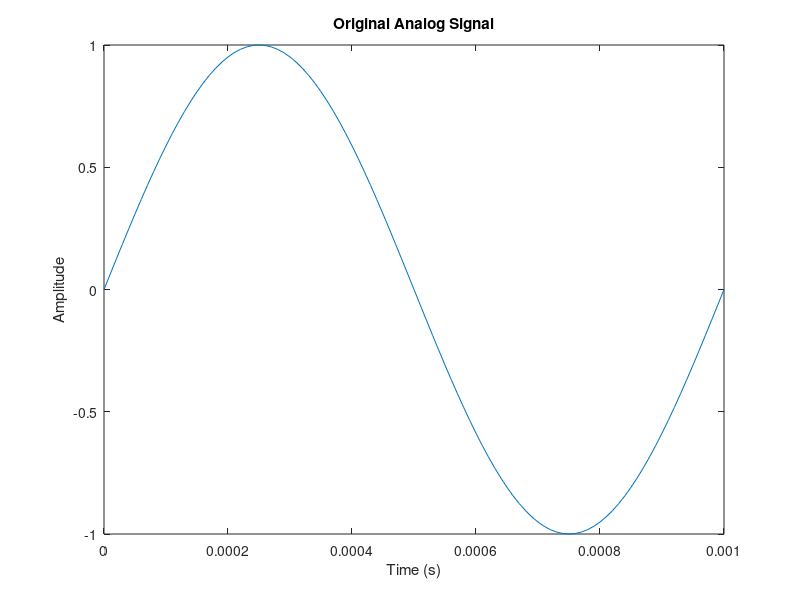
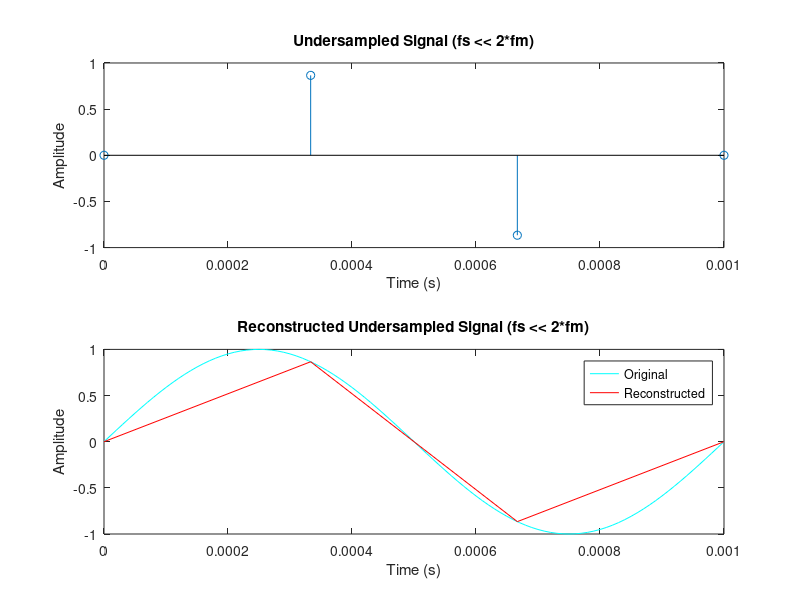
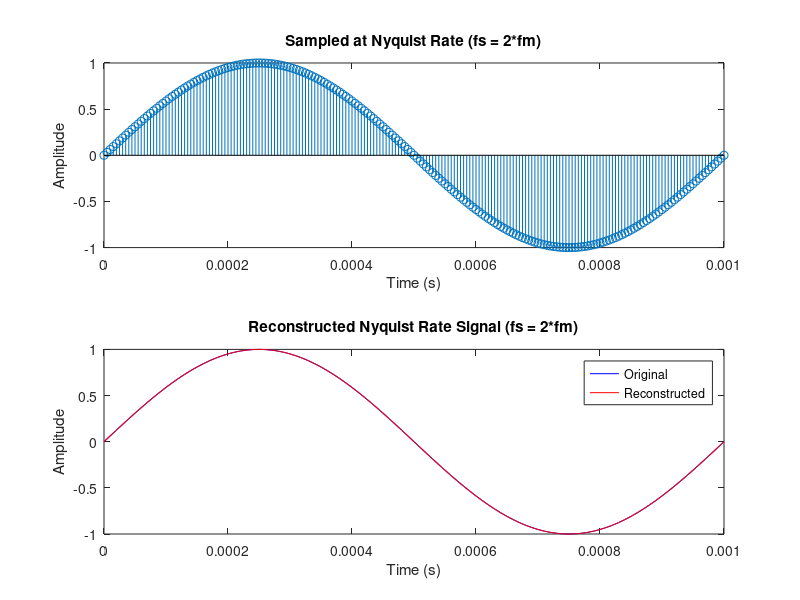
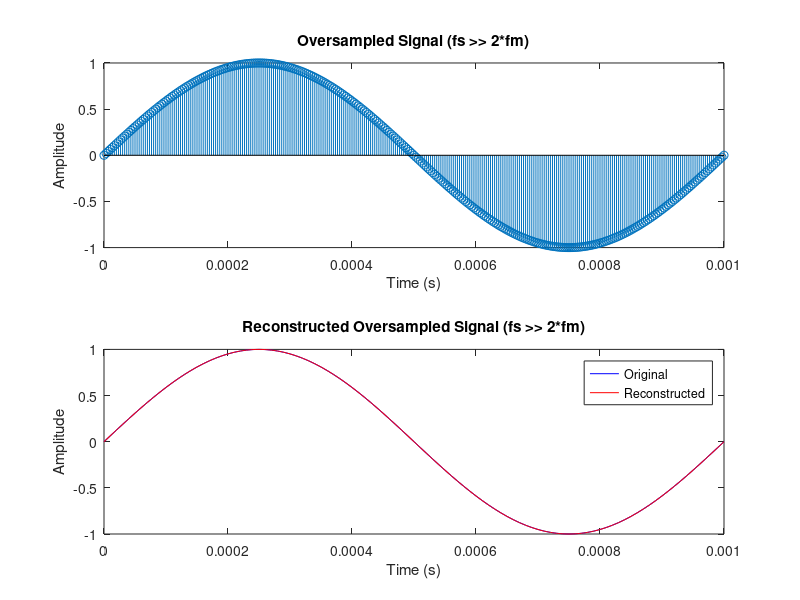

Source code (MATLAB) for these figures, in order:
clc;
clear all;
close all;

% Generate 10 Hz sinusoidal signal of 0.1s duration sampled at 1000 Hz
fm = 1000;  % Frequency of the sinusoidal signal
t = 0:1/(fm*100):1/fm;  % Time vector with 1000 Hz sampling frequency
x = sin(2*pi*fm*t);

% Plot the original analog signal
figure;
subplot(1,1,1);
plot(t,x);
xlabel('Time (s)');
ylabel('Amplitude');
title('Original Analog Signal');

% Analog signal sampled at fs << 2*fm (Undersampling)
fs = 30;  % Sampling Frequency
n = 0:1/(fs*100):1/fm;  % Sample points
xn = sin(2*pi*fm*n);
figure;
subplot(2,1,1);
stem(n,xn);
xlabel('Time (s)');
ylabel('Amplitude');
title('Undersampled Signal (fs << 2*fm)');

% Reconstruct the undersampled signal

subplot(2,1,2);
plot(t,x, 'cyan');  % Plot original signal for comparison
hold on;
plot(n,xn, 'red');  % Plot reconstructed signal
xlabel('Time (s)');
ylabel('Amplitude');
title('Reconstructed Undersampled Signal (fs << 2*fm)');
legend('Original', 'Reconstructed');

% Analog signal sampled at fs = 2*fm (Nyquist rate sampling)
fs = 2000;
n = 0:1/(fs*100):1/fm;
xn = sin(2*pi*fm*n);
figure;
subplot(2,1,1);
stem(n,xn);
xlabel('Time (s)');
ylabel('Amplitude');
title('Sampled at Nyquist Rate (fs = 2*fm)');

% Reconstruct the Nyquist rate sampled signal

subplot(2,1,2);
plot(t,x, 'b');  % Plot original signal for comparison
hold on;
plot(n,xn, 'r');  % Plot reconstructed signal
xlabel('Time (s)');
ylabel('Amplitude');
title('Reconstructed Nyquist Rate Signal (fs = 2*fm)');
legend('Original', 'Reconstructed');

% Analog signal sampled at fs >> 2*fm (Oversampling)
fs = 3000;
n = 0:1/(fs*100):1/fm;
xn = sin(2*pi*fm*n);
figure;
subplot(2,1,1);
stem(n,xn);
xlabel('Time (s)');
ylabel('Amplitude');
title('Oversampled Signal (fs >> 2*fm)');

% Reconstruct the oversampled signal

subplot(2,1,2);
plot(t,x, 'b');  % Plot original signal for comparison
hold on;
plot(n,xn, 'r');  % Plot reconstructed signal
xlabel('Time (s)');
ylabel('Amplitude');
title('Reconstructed Oversampled Signal (fs >> 2*fm)');
legend('Original', 'Reconstructed');
